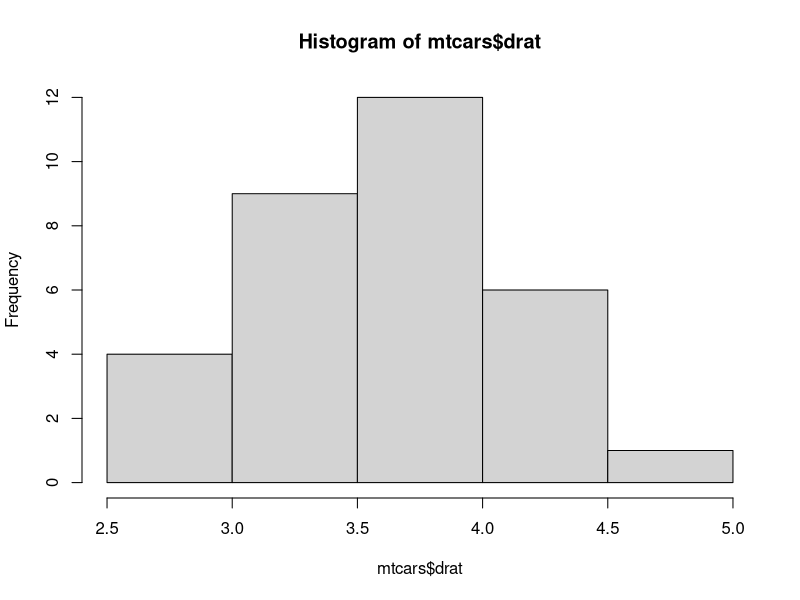

This figure's R source: (Note: this script raises an error after producing the figure.)
summary(mtcars)
mean(mtcars$mpg)
sd(mtcars$mpg)
max(mtcars$mpg)
min(mtcars$mpg)

summary(mtcars$drat)
hist(mtcars$drat)
box(mtcars$drat)

summary(mtcars$hp)
hist(mtcars$hp)
boxplot(mtcars$hp)
